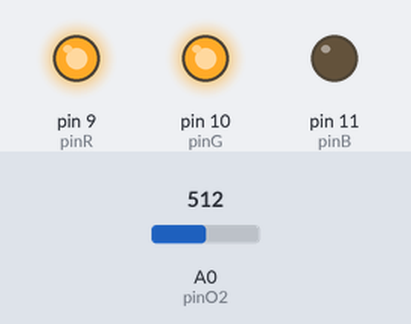
Recording of a sketch running on a simulated Arduino Uno, built with avr-gcc and run on an emulated ATmega328P. Shown: output pins drawn as LEDs (lit = HIGH). The test bench sets the inputs (shaded band); at power-on: A0 (pinO2) = 512.

Above: at 1.2 s.
1.3 s: A0 (pinO2) set to 540
2.8 s: A0 (pinO2) set to 571
At 3.4 s:
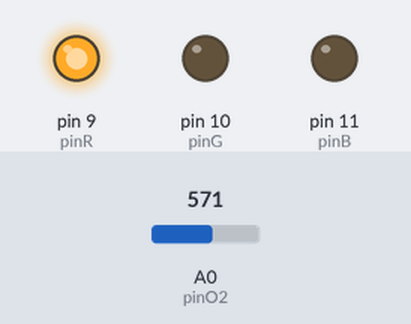
4.3 s: A0 (pinO2) set to 511
At 5.5 s:
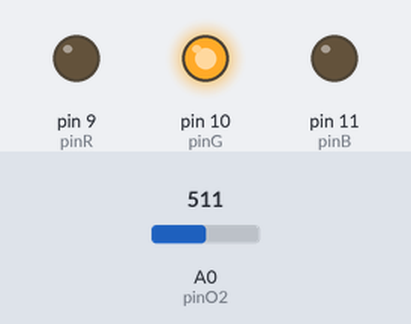
5.8 s: A0 (pinO2) set to 460
7.3 s: A0 (pinO2) set to 440
At 8.2 s:
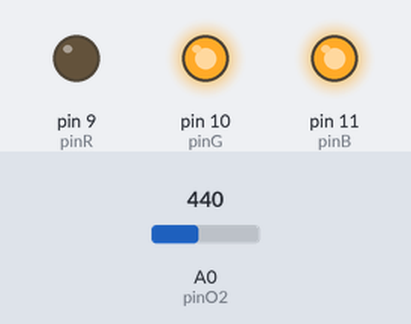
8.8 s: A0 (pinO2) set to 716
At 9.2 s:
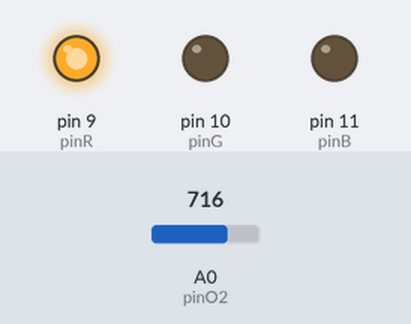
Timing chart, 0 to 11.3 s (numbered marks = the images above; inputs shaded):
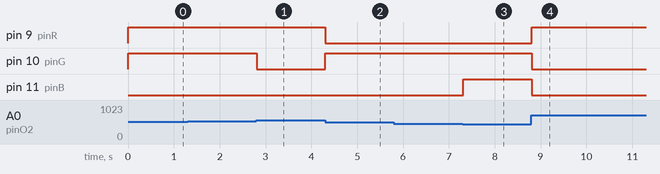

The sketch:

AFR-indicator-light.ino
```cpp
int pinO2 = 0; // analog input pin 0
int input10bit = 0; // expected values: 0 - 1023
float inputVolt = 0.00; // expected values: 0 - 5

int pinR = 9; // PWM output pin 9
int pinG = 10; // PWM output pin 10
int pinB = 11; // PWM output pin 11

// 14point7 SLC Free: Voltage = (AFR - 9.996) / (9.996 / 5)
float minVoltCyan = 1.25; // corresponds to AFR of 12.495:1 (Lambda of 0.85)
float minVoltGreen = 2.21; // corresponds to AFR of 14.406:1 (Lambda of 0.98)
float minVoltYellow = 2.50; // corresponds to AFR of 14.994:1 (Lambda of 1.02)
float minVoltRed = 2.72; // corresponds to AFR of 15.435:1 (Lambda of 1.05)

// LDperformance Wideband Controller: Voltage = (AFR - 7.35) / (15.04 / 5)
//float minVoltCyan = 1.71; // corresponds to AFR of 12.495:1 (Lambda of 0.85)
//float minVoltGreen = 2.35; // corresponds to AFR of 14.406:1 (Lambda of 0.98)
//float minVoltYellow = 2.54; // corresponds to AFR of 14.994:1 (Lambda of 1.02)
//float minVoltRed = 2.69; // corresponds to AFR of 15.435:1 (Lambda of 1.05)

void setup() {
  pinMode(pinO2, INPUT);
  //Serial.begin(9600);

  pinMode(pinR, OUTPUT);
  pinMode(pinG, OUTPUT);
  pinMode(pinB, OUTPUT);
}

void loop() {
  input10bit = analogRead(pinO2);
  inputVolt = (input10bit * 5.00) / 1023; // 5V corresponds to 1023
  //Serial.println(inputVolt);

  if (inputVolt < minVoltCyan) {
    setColor(0, 0, 255); // blue
  }
  else if (inputVolt < minVoltGreen) {
    setColor(0, 255, 255); // cyan
  }
  else if (inputVolt < minVoltYellow) {
    setColor(0, 255, 0); // green
  }
  else if (inputVolt < minVoltRed) {
    setColor(255, 255, 0); // yellow
  }
  else {
    setColor(255, 0, 0); // red
  }

  delay(20); // reading circa 50 times a second should be plenty
}

void setColor(int valueR, int valueG, int valueB) {
  analogWrite(pinR, valueR);
  analogWrite(pinG, valueG);
  analogWrite(pinB, valueB);
}
```

Measured:
- the behaviour switches between 556 and 557 on A0 (pinO2) (found by bisection; images 0 and 1)
- the behaviour switches between 453 and 452 on A0 (pinO2) (found by bisection; images 2 and 3)
- after the input at 1.3 s, every drawn part: stays the same
- after the input at 2.8 s, pin 10 (pinG): HIGH → LOW at once
- after the input at 4.3 s, pin 9 (pinR): HIGH → LOW at once; pin 10 (pinG): LOW → HIGH at once
- after the input at 5.8 s, every drawn part: stays the same
- after the input at 7.3 s, pin 11 (pinB): LOW → HIGH at once
- after the input at 8.8 s, pin 9 (pinR): LOW → HIGH at once; pin 10 (pinG), pin 11 (pinB): HIGH → LOW at once
